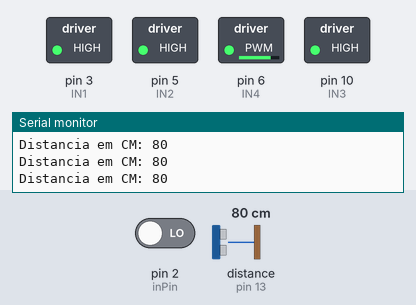
Bench run of a sketch on a simulated Arduino Uno, built with avr-gcc and run on an emulated ATmega328P. Parts: switched loads named in the sketch (green lamp = pin HIGH), the last lines printed to the serial monitor. Inputs (shaded band) come from the test bench; at power-on: distance to the obstacle (sensor on pin 13) 80 cm, pin 2 (inPin) LOW. The echo pulse lasts 58.3 µs per cm; pins used as bus, display or sensor lines are not drawn.

Above: at 1.2 s.
1.3 s: distance to the obstacle (sensor on pin 13) set to 12 cm
4.3 s: distance to the obstacle (sensor on pin 13) set to 9 cm
At 6.5 s:
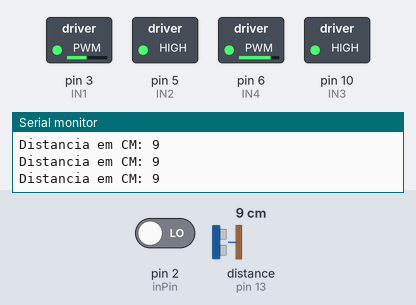
6.8 s: distance to the obstacle (sensor on pin 13) set to 18 cm
9.8 s: distance to the obstacle (sensor on pin 13) set to 22 cm
At 12.0 s:
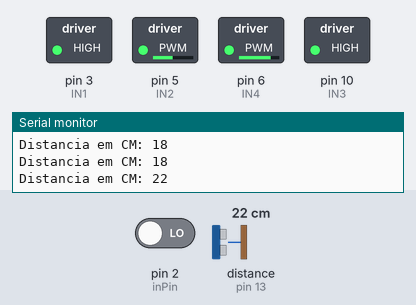
At 13.2 s:
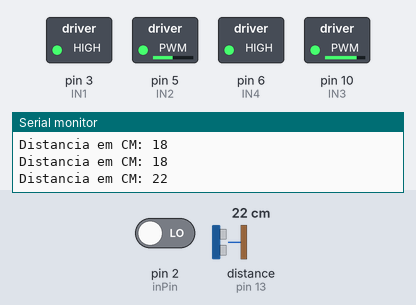
15.8 s: pin 2 (inPin) driven HIGH
18.8 s: pin 2 (inPin) driven LOW
At 20.2 s:
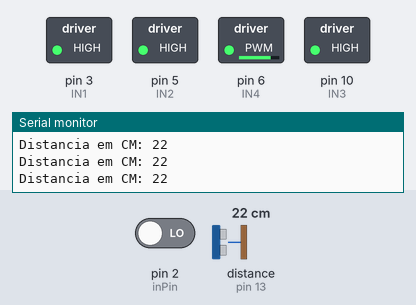
Timing chart, 0 to 21.8 s (numbered marks = the images above; inputs shaded):
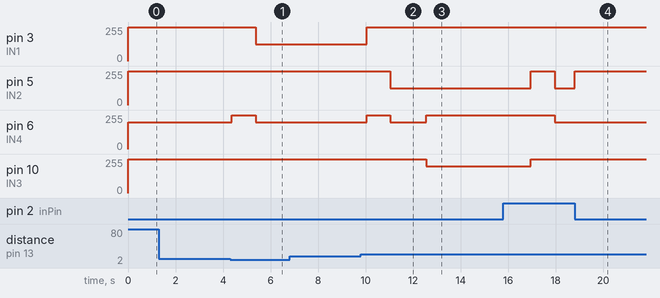

Measured:
- the behaviour switches between 11 and 10 cm on distance to the obstacle (sensor on pin 13) (found by bisection; images 0 and 1)
- the behaviour switches between 20 and 21 cm on distance to the obstacle (sensor on pin 13) (found by bisection; images 1 and 2)
- after the input at 4.3 s, pin 3 (IN1): 255/255 → 125/255 after 1.1 s; pin 6 (IN4): 200/255 → 255/255 after 0.07 s, → 200/255 1.0 s later
- after the input at 9.8 s, pin 3 (IN1): 125/255 → 255/255 after 0.24 s; pin 5 (IN2): 255/255 → 125/255 after 1.2 s; pin 6 (IN4): 200/255 → 255/255 after 0.24 s, → 200/255 1.0 s later, → 255/255 1.5 s later; pin 10 (IN3): 255/255 → 200/255 after 2.7 s
- after the input at 18.8 s, pin 5 (IN2): 125/255 → 255/255 at once

The sketch:

seguidorLinha.ino
```cpp
#include "Ultrasonic.h"
#define echoPin 13 //Pino 13 recebe o pulso do echo
#define trigPin 12 //Pino 12 envia o pulso para gerar o echo

//Iniciando a função e passando os pinos para a criacao do objeto Ultrasonic
//Ultrasonic ultrasonic(12,13);
#define VELOCIDADE_A 125
#define VELOCIDADE_B 200
#define DISTANCIA 10

//Definicoes pinos Galileo ligados a entrada da Ponte H
int IN1 = 3; // trocou para usar o pwm
int IN2 = 5;
int IN3 = 10; // trocou para usar o pwm
int IN4 = 6;

//Variaveis para o sensor de luz
int inPin = 2; //pino de entrada no sensor de luz
int valorSensorLuz = 0; //Inteiro que armazena o valor lido 0 = preto e 1 = branco

// MotorA é o motor da direita, MotorB é o motor da esquerda
int vMotorA = 0, vMotorB = 0;

int tempoInicial, tempoFinal;
boolean flagSentido = 1; //0 = ESQUERDA - 1 = DIREITA

int i;

Ultrasonic ultrasonic(12,13);

void paraOCarrinho();
void andarPraFrente();
float distanciaUltrassom();

boolean procuraPreto = 1;

void setup(){

  Serial.begin(9600);
  // PINOS PARA O ULTRASSONIC
  pinMode(echoPin, INPUT); // define o pino 13 como entrada (recebe)
  pinMode(trigPin, OUTPUT); // define o pino 12 como saida (envia)
  //Pinos para controle do motor
  pinMode(IN1, OUTPUT);
  pinMode(IN2, OUTPUT);
  pinMode(IN3, OUTPUT);
  pinMode(IN4, OUTPUT);
  pinMode(inPin, INPUT);
//  Serial.println("Oi");
}

void loop(){
  if(!segueLinha()){
    ultrapassar();
  }
}

//  //Gira o Motor A no sentido anti-horario
//  digitalWrite(IN1, LOW);
//  digitalWrite(IN2, HIGH);
//  delay(2000);
//  //Para o motor A
//  digitalWrite(IN1, HIGH);
//  digitalWrite(IN2, HIGH);
//  delay(500);
//  //Gira o Motor B no sentido anti-horario
//  digitalWrite(IN3, LOW);
//  digitalWrite(IN4, HIGH);
//  delay(2000);
//  //Para o motor B
//  digitalWrite(IN3, HIGH);
//  digitalWrite(IN4, HIGH);
//  delay(500);

void andarPraFrente(int velocidadeMotorA, int velocidadeMotorB){

  //Gira o Motor A no sentido horario (Motor da direita olhando pela frente)
  digitalWrite(IN1, HIGH);
  analogWrite(IN2, velocidadeMotorA);
  //delay(2000);
  //Gira o Motor B no sentido horario
  digitalWrite(IN3, HIGH);
  analogWrite(IN4, velocidadeMotorB);
}


void gira(int velocidadeMotorA, int velocidadeMotorB){
  //Gira o Motor A no sentido horario (Motor da direita olhando pela frente)
  analogWrite(IN1, velocidadeMotorA);
  digitalWrite(IN2, HIGH);
  //delay(2000);
  //Gira o Motor B no sentido horario
  digitalWrite(IN3, HIGH);
  analogWrite(IN4, velocidadeMotorB);
}


void giraEsquerda(int velocidadeMotorA, int velocidadeMotorB){
  //Gira o Motor A no sentido horario (Motor da direita olhando pela frente)
  analogWrite(IN3, velocidadeMotorB);
  digitalWrite(IN4, HIGH);
  //delay(2000);
  //Gira o Motor B no sentido horario
  digitalWrite(IN1, HIGH);
  analogWrite(IN2, velocidadeMotorA);
}

void paraOCarrinho(){
  //Para o motor A
  digitalWrite(IN1, HIGH);
  analogWrite(IN2, 255);
  //Para o motor B
  digitalWrite(IN3, HIGH);
  analogWrite(IN4, 255);
}

void parar(){
  digitalWrite(IN1, HIGH);
  analogWrite(IN2, 255);
  //Para o motor B
  digitalWrite(IN3, HIGH);
  analogWrite(IN4, 255);
}

float distanciaUltrassom(){
    //seta o pino 12 com um pulso baixo "LOW" ou desligado ou ainda 0
  digitalWrite(trigPin, LOW);
  // delay de 2 microssegundos
  delayMicroseconds(2);
  //seta o pino 12 com pulso alto "HIGH" ou ligado ou ainda 1
  digitalWrite(trigPin, HIGH);
  //delay de 10 microssegundos
  delayMicroseconds(10);
  //seta o pino 12 com pulso baixo novamente
  digitalWrite(trigPin, LOW);
  // função Ranging, faz a conversão do tempo de
  //resposta do echo em centimetros, e armazena
  //na variavel distancia
  int distancia = (ultrasonic.Ranging(CM));
  Serial.print("Distancia em CM: ");
  Serial.println(distancia);
  return distancia;
}

boolean segueLinha(){

  valorSensorLuz = digitalRead(inPin);//realizando a leitura no sensor optico

  while(valorSensorLuz == 1 && distanciaUltrassom() > DISTANCIA){
  //procurando preto
    if(flagSentido == 1){
      andarPraFrente(255, VELOCIDADE_B); //pra direita
    }
    else{
      andarPraFrente(VELOCIDADE_A, 255); //pra esquerda
    }
    valorSensorLuz = digitalRead(inPin);//realizando a leitura no sensor optico
    //Serial.print("procurando Preto ");
    //Serial.print(flagSentido);
   // Serial.println(valorSensorLuz);
  }
  if(distanciaUltrassom() <= DISTANCIA) return 0;
  while(valorSensorLuz == 0 && distanciaUltrassom() > DISTANCIA){ //achou preto, procurando branco
    if(flagSentido == 1){
      andarPraFrente(255, VELOCIDADE_B);
    }
    else{
      andarPraFrente(VELOCIDADE_A, 255);
    }
    valorSensorLuz = digitalRead(inPin);//realizando a leitura no sensor optico
   // Serial.print("procurando Branco ");
   // Serial.print(flagSentido);
    //Serial.println(valorSensorLuz);
  }
  if(distanciaUltrassom() <= DISTANCIA) return 0;
  flagSentido = !flagSentido;
  return 1;
}

void ultrapassar(){
  Serial.println(distanciaUltrassom());
  parar();
  delay(1000);
  tempoInicial = millis();
  while(distanciaUltrassom() <= 2*DISTANCIA){
    gira(VELOCIDADE_A, VELOCIDADE_B);
    //andarPraFrente(255, VELOCIDADE_B);
  }
  delay(200);
  tempoFinal = millis();
  parar();
  delay(1000);
  andarPraFrente(VELOCIDADE_A, VELOCIDADE_B);

  delay(1500); //tempo andando para frente
  giraEsquerda(VELOCIDADE_A, VELOCIDADE_B);
  delay(tempoFinal - tempoInicial - 250);
  parar();
  delay(1000);
  valorSensorLuz = digitalRead(inPin);//realizando a leitura no sensor optico
  while( valorSensorLuz == HIGH){
    andarPraFrente(VELOCIDADE_A, VELOCIDADE_B);
    valorSensorLuz = digitalRead(inPin);//realizando a leitura no sensor optico
  }
}
```
